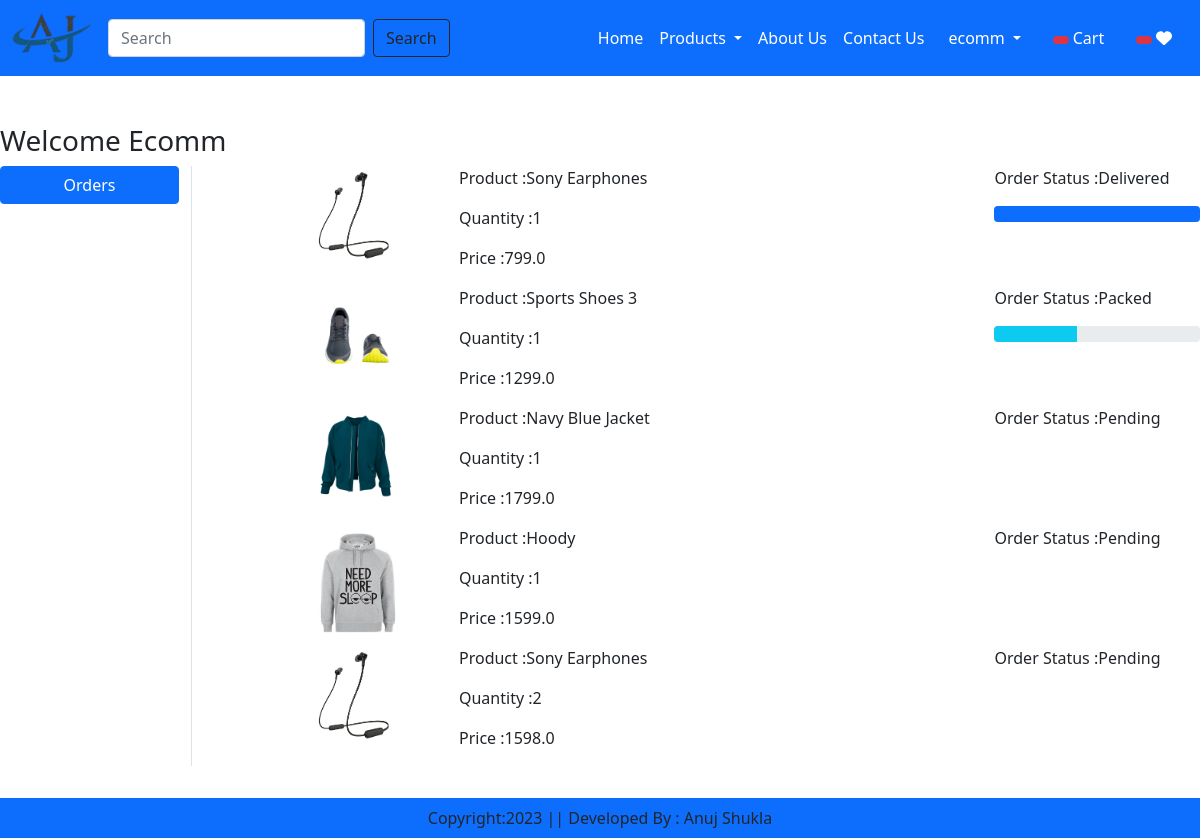
Screenshot of /orders/ (signed in) with the database file from the repository.
### Admin/models.py (models this page shows)
class OrderPlaced(models.Model):
    user = models.ForeignKey(User,on_delete=models.CASCADE)
    customer = models.ForeignKey(Customer,on_delete=models.CASCADE)
    product = models.ForeignKey(Product,on_delete=models.CASCADE)
    quantity = models.PositiveIntegerField(default=1)
    ordered_date = models.DateField(auto_now_add = True)
    status = models.CharField(max_length=50,choices=STATUS_CHOICES, default='Pending')
    payment =models.ForeignKey(Payment,on_delete=models.CASCADE, default="")
    @property
    def total_cost(self):
        return self.quantity * self.product.price

class Product(models.Model):
    pname = models.CharField(max_length=20)
    price = models.FloatField(default= 200)
    description = models.TextField()
    qty = models.IntegerField()
    image = models.ImageField(default= 'Abc.jpd', upload_to= 'Images')
    cat = models.ForeignKey(to= 'Category', on_delete=models.CASCADE)
    class Meta:
        db_table= "Product"

### User/views.py (the view)
# urls.py: path("orders/", views.orders , name="orders"),
def orders(request):
    totalitem = 0
    wishitem = 0
    if request.user.is_authenticated:
        totalitem = len(Cart.objects.filter(user=request.user))
        wishitem = len(Wishlist.objects.filter(user=request.user))
    user = request.user
    user_id = user.id
    order_placed = OrderPlaced.objects.filter(user_id=user_id)
    return render(request,'orders.html',locals())

### User/templates/orders.html (shortened to what this page needs)
{% extends "base.html" %}
{% load static %}
{% block main_content %}
<div class="container-box my-5">
    <div class="row">
        <h3>Welcome <span class="text-capitalize">{{request.user}} </span> </h3>
        <div class="col-sm-2 border-end">
            <ul class="list-unstyled">
                <li class="d-grid"><a href="{% url 'orders' %}" class="btn btn-primary">Orders</a></li>
            </ul>
        </div>
        <div class="col-sm-9 offset-sm-1">
            {% for op in order_placed %}
            <div class="row">
                <div class="col-sm-2">
                    <img src="{{op.product.image.url}}" class="img-fluid" height="100" width="100" alt="image"/>
                </div>
                    <div class="col-sm-7">
                        <p>Product :{{op.product.pname}} </p>
                        <p>Quantity :{{op.quantity}} </p>
                        <p>Price :{{op.total_cost}} </p>
                    </div>
                    <div class="col-sm-3">
                        <p>Order Status :{{op.status}} </p>
                        {% if op.status == 'Packed' %}
                        <div class="progress">
                            <div class="progress-bar bg-info" role="progressbar" style="width: 40%;" aria-valuenow="40" aria-valuemin="0" aria-valuemax="100"></div>
                        </div>
                        {% endif %}
                        {% if op.status == 'Delivered' %}
                        <div class="progress">
                            <div class="progress-bar bg-succes" role="progressbar" style="width: 100%;" aria-valuenow="100" aria-valuemin="0" aria-valuemax="100"></div>
                        </div>
                        {% endif %}
                    </div>
            </div>
            {% endfor %}
        </div>
    </div>
</div>
{% endblock main_content %}

### User/templates/base.html (shortened to what this page needs)
<!DOCTYPE html>
{% load static %}
<html lang="en">
<head>
    <link href="https://cdn.jsdelivr.net/npm/bootstrap@5.1.3/dist/css/bootstrap.min.css" rel="stylesheet">
    <link rel="stylesheet" href="{% static "app/css/owl.carousel.min.css" %}"/>
     <link rel="stylesheet" href="{% static "app/css/all.min.css" %}"/>
     <link rel="stylesheet" href="{% static "app/css/style.css" %}"/>
</head>
<body>
    <nav class="navbar navbar-expand-md navbar-dark bg-primary">
        <div class="container-fluid">
          <a class="navbar-brand" href="/">
            <img src="{% static "app/image/logo7.png" %}" width="80px" height="50px"/>
          </a>
          <form class="d-flex mr-auto " role="search" action="search/">
            <input class="form-control me-2" type="search" placeholder="Search" name="search" aria-label="Search">
            <button class="btn btn-outline-dark" type="submit">Search</button>
          </form>
          <div class="collapse navbar-collapse" id="navbarSupportedContent">
            <ul class="navbar-nav ms-auto mb-2 mb-lg-0">
              <li class="nav-item">
                <a class="nav-link active" aria-current="page" href="/">Home</a>
              </li>
              <li class="nav-item dropdown">
                <a class="nav-link dropdown-toggle text-white" href="#" id="navbarDropdown" role="button" data-bs-toggle="dropdown" aria-expanded="false">
                  Products
                </a>
              </li>
              <li class="nav-item">
                <a class="nav-link text-white" href="#">About Us</a>
              </li>
              <li class="nav-item">
                <a class="nav-link text-white" href="#">Contact Us</a>
              </li>
              {% if request.user.is_authenticated %}
                <li class="nav-item dropdown mx-2">
                <a class="nav-link dropdown-toggle text-white" href="#"
                id="ProfileDropdown" role="button" data-bs-toggle="dropdown"
                aria-expanded="false">{{request.user.username}} </a>
                </li>
                <li class="nav-item mx-2">
                  <a class="nav-link text-white" href="{% url 'show-cart' %}"><span class="badge bg-danger"> </span> Cart</a>
                </li>
                <li class="nav-item mx-2">
                  <a class="nav-link text-white" href="{% url 'wishlist' %}"> <span class="badge bg-danger"> {% if wishitem > 0 %} {{wishitem}} {% endif %} </span> <i class="fa fa-heart"></i> </a>
                </li>
              {% endif %}
            </ul>
          </div>
        </div>
      </nav>
      {% block main_content %}{% endblock main_content %}
      <footer class="container-fluid fixed-bottom bg-primary text-center p-2 mt-5">
        Copyright:2023 || Developed By : Anuj Shukla
      </footer>
</body>
</html>

### rows the page displays
OrderPlaced: product.image (picture), product.pname "Sony Earphones", quantity "1", total_cost "799.0", status "Delivered"
OrderPlaced: product.image (picture), product.pname "Sports Shoes 3", quantity "1", total_cost "1299.0", status "Packed"
OrderPlaced: product.image (picture), product.pname "Navy Blue Jacket", quantity "1", total_cost "1799.0", status "Pending"
OrderPlaced: product.image (picture), product.pname "Hoody", quantity "1", total_cost "1599.0", status "Pending"
OrderPlaced: product.image (picture), product.pname "Sony Earphones", quantity "2", total_cost "1598.0", status "Pending"

### other values shown
{{ request.user.username }} "ecomm"
{{ request.user }} "Ecomm"
